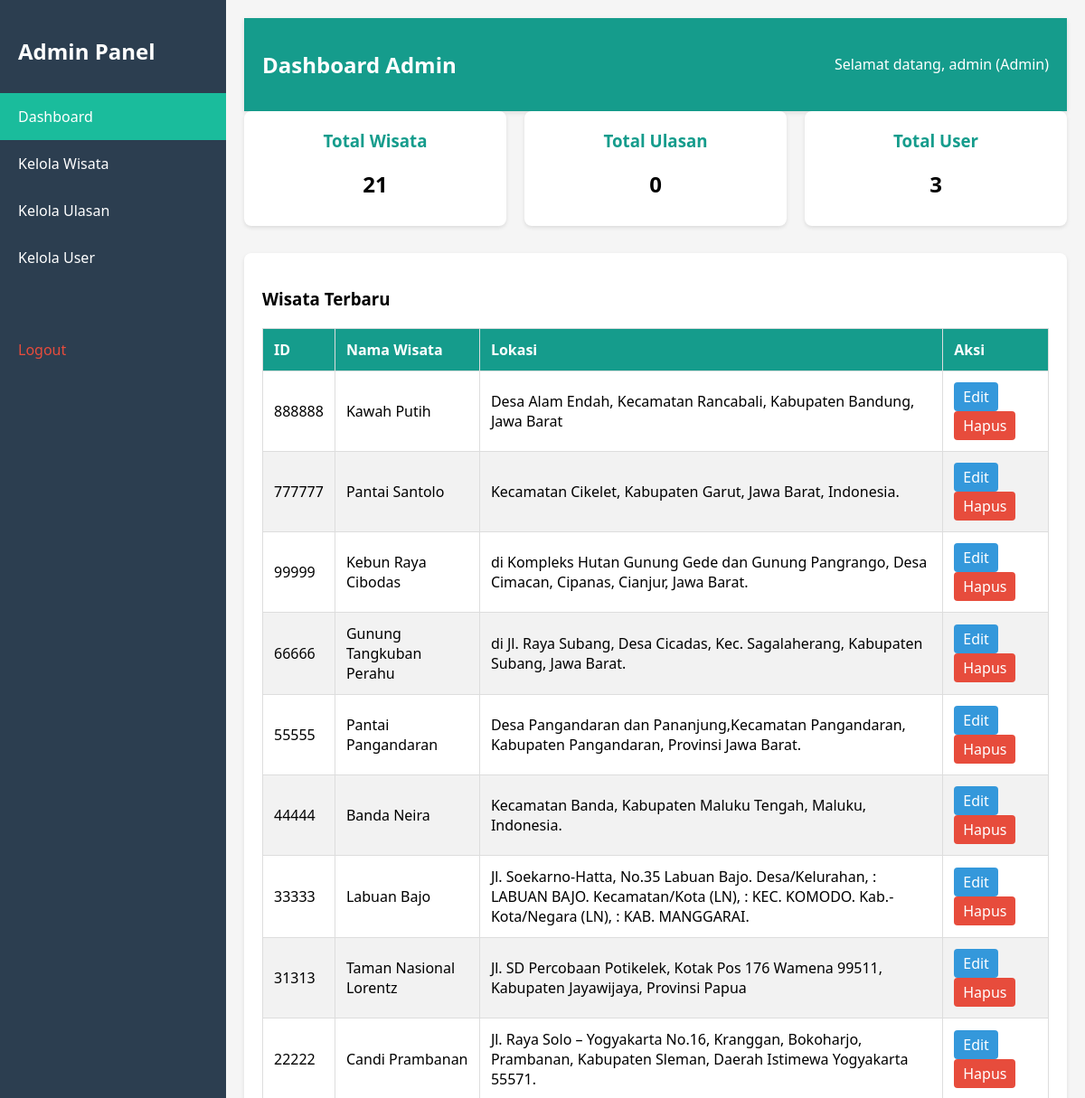
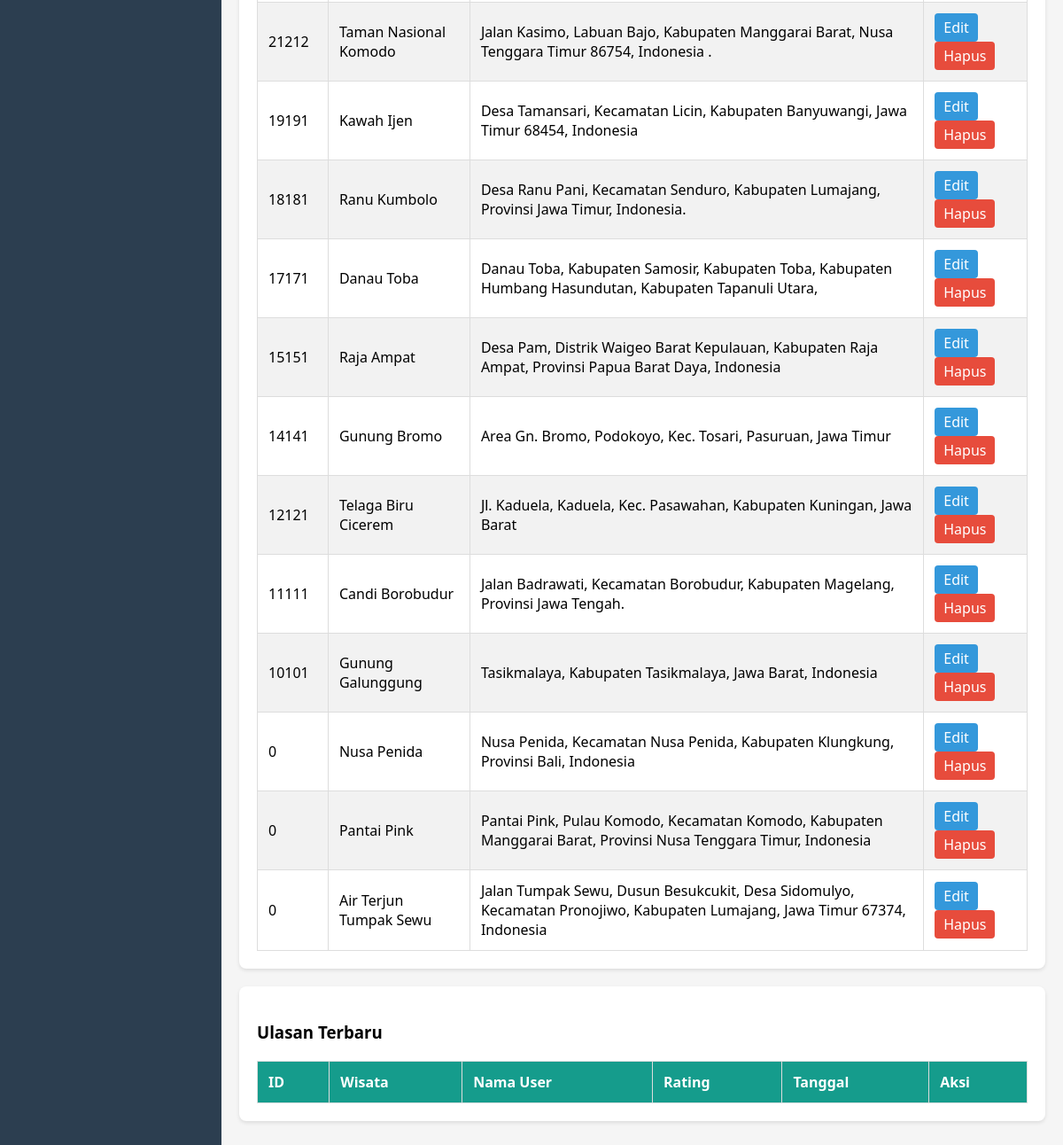
Page /admin/dashboard.php (signed in) on the committed database (2 pictures, top to bottom).
### tables this page shows
CREATE TABLE `wisata` (
  `id_wisata` int(11) NOT NULL,
  `nama_wisata` varchar(255) NOT NULL,
  `lokasi_wisata` varchar(255) NOT NULL,
  `gambar_wisata` varchar(255) NOT NULL,
  `deskripsi_wisata` varchar(1000) NOT NULL
);

### admin/dashboard.php (the view, shortened to what this page needs)
<?php
include '../db.php';
$queryWisata = "SELECT * FROM wisata ORDER BY id_wisata DESC";
$resultWisata = mysqli_query($conn, $queryWisata);
$queryCount = "SELECT
                (SELECT COUNT(*) FROM wisata) as total_wisata,
                (SELECT COUNT(*) FROM ulasan) as total_ulasan,
                (SELECT COUNT(*) FROM users) as total_users";
$resultCount = mysqli_query($conn, $queryCount);
$countData = mysqli_fetch_assoc($resultCount);
?>
<!DOCTYPE html>
<html>
<head>
</head>
<body>
    <div class="sidebar">
        <h2 style="padding: 0 20px; margin-bottom: 30px;">Admin Panel</h2>
        <a href="dashboard.php" class="active">Dashboard</a>
        <a href="manage_wisata.php">Kelola Wisata</a>
        <a href="manage_ulasan.php">Kelola Ulasan</a>
        <a href="manage_users.php">Kelola User</a>
        <a href="../logout.php" style="margin-top: 50px; color: #e74c3c;">Logout</a>
    </div>
    <div class="main-content">
        <div class="header">
            <h2>Dashboard Admin</h2>
            <div>Selamat datang, <?= htmlspecialchars($_SESSION['username']) ?> (Admin)</div>
        </div>
        <div class="stats-container">
            <div class="stat-card">
                <h3>Total Wisata</h3>
                <p><?= $countData['total_wisata'] ?></p>
            </div>
            <div class="stat-card">
                <h3>Total Ulasan</h3>
                <p><?= $countData['total_ulasan'] ?></p>
            </div>
            <div class="stat-card">
                <h3>Total User</h3>
                <p><?= $countData['total_users'] ?></p>
            </div>
        </div>
        <div class="card">
            <h3>Wisata Terbaru</h3>
            <table>
                <thead>
                    <tr>
                        <th>ID</th>
                        <th>Nama Wisata</th>
                        <th>Lokasi</th>
                        <th>Aksi</th>
                    </tr>
                </thead>
                <tbody>
                    <?php while($row = mysqli_fetch_assoc($resultWisata)): ?>
                    <tr>
                        <td><?= $row['id_wisata'] ?></td>
                        <td><?= htmlspecialchars($row['nama_wisata']) ?></td>
                        <td><?= htmlspecialchars($row['lokasi_wisata']) ?></td>
                        <td>
                            <a href="edit_wisata.php?id=<?= $row['id_wisata'] ?>" class="action-btn edit-btn">Edit</a>
                            <a href="delete_wisata.php?id=<?= $row['id_wisata'] ?>" class="action-btn delete-btn" onclick="return confirm('Yakin ingin menghapus?')">Hapus</a>
                        </td>
                    </tr>
                    <?php endwhile; ?>
                </tbody>
            </table>
        </div>
        <div class="card">
            <h3>Ulasan Terbaru</h3>
            <table>
                <thead>
                    <tr>
                        <th>ID</th>
                        <th>Wisata</th>
                        <th>Nama User</th>
                        <th>Rating</th>
                        <th>Tanggal</th>
                        <th>Aksi</th>
                    </tr>
                </thead>
            </table>
        </div>
    </div>
</body>
</html>

### admin/dashboard.php (style rules this page uses)
body { font-family: 'Segoe UI', sans-serif; margin: 0; padding: 0; background-color: #f5f5f5; }
.header { background-color: #159c8c; color: white; padding: 15px 20px; display: flex; justify-content: space-between; align-items: center; box-shadow: 0 2px 5px rgba(0,0,0,0.1); }
.sidebar { width: 250px; background-color: #2c3e50; color: white; position: fixed; height: 100%; padding-top: 20px; }
.sidebar a { display: block; color: white; padding: 15px 20px; text-decoration: none; transition: 0.3s; }
.sidebar a.active { background-color: #1abc9c; }
.main-content { margin-left: 250px; padding: 20px; }
.card { background: white; border-radius: 8px; padding: 20px; margin-bottom: 20px; box-shadow: 0 2px 4px rgba(0,0,0,0.1); }
.stats-container { display: grid; grid-template-columns: repeat(3, 1fr); gap: 20px; margin-bottom: 30px; }
.stat-card { background: white; border-radius: 8px; padding: 20px; text-align: center; box-shadow: 0 2px 4px rgba(0,0,0,0.1); }
.stat-card h3 { margin-top: 0; color: #159c8c; }
.stat-card p { font-size: 24px; font-weight: bold; margin: 10px 0; }
table { width: 100%; border-collapse: collapse; margin-top: 20px; }
table, th, td { border: 1px solid #ddd; }
th, td { padding: 12px; text-align: left; }
th { background-color: #159c8c; color: white; }
tr:nth-child(even) { background-color: #f2f2f2; }
.action-btn { padding: 5px 10px; border: none; border-radius: 4px; cursor: pointer; margin-right: 5px; text-decoration: none; display: inline-block; }
.edit-btn { background-color: #3498db; color: white; }
.delete-btn { background-color: #e74c3c; color: white; }

### rows in the picture
wisata: id_wisata "888888", nama_wisata "Kawah Putih", lokasi_wisata "Desa Alam Endah, Kecamatan Rancabali, Kabupaten Bandung, Jawa Barat"
wisata: id_wisata "777777", nama_wisata "Pantai Santolo", lokasi_wisata "Kecamatan Cikelet, Kabupaten Garut, Jawa Barat, Indonesia."
wisata: id_wisata "99999", nama_wisata "Kebun Raya Cibodas", lokasi_wisata "di Kompleks Hutan Gunung Gede dan Gunung Pangrango, Desa Cimacan, Cipanas, Cianjur, Jawa Barat."
wisata: id_wisata "66666", nama_wisata "Gunung Tangkuban Perahu", lokasi_wisata "di Jl. Raya Subang, Desa Cicadas, Kec. Sagalaherang, Kabupaten Subang, Jawa Barat."
wisata: id_wisata "55555", nama_wisata "Pantai Pangandaran", lokasi_wisata "Desa Pangandaran dan Pananjung,Kecamatan Pangandaran, Kabupaten Pangandaran, Provinsi Jawa Barat."
wisata: id_wisata "44444", nama_wisata "Banda Neira", lokasi_wisata "Kecamatan Banda, Kabupaten Maluku Tengah, Maluku, Indonesia."
wisata: id_wisata "33333", nama_wisata "Labuan Bajo", lokasi_wisata "Jl. Soekarno-Hatta, No.35 Labuan Bajo. Desa/Kelurahan, : LABUAN BAJO. Kecamatan/Kota (LN), : KEC. KOMODO. Kab.-Kota/Negara (LN), : KAB. MANGGARAI."
wisata: id_wisata "31313", nama_wisata "Taman Nasional Lorentz", lokasi_wisata "Jl. SD Percobaan Potikelek, Kotak Pos 176 Wamena 99511, Kabupaten Jayawijaya, Provinsi Papua"
wisata: id_wisata "22222", nama_wisata "Candi Prambanan", lokasi_wisata "Jl. Raya Solo – Yogyakarta No.16, Kranggan, Bokoharjo, Prambanan, Kabupaten Sleman, Daerah Istimewa Yogyakarta 55571."
wisata: id_wisata "21212", nama_wisata "Taman Nasional Komodo", lokasi_wisata "Jalan Kasimo, Labuan Bajo, Kabupaten Manggarai Barat, Nusa Tenggara Timur 86754, Indonesia ."
wisata: id_wisata "19191", nama_wisata "Kawah Ijen", lokasi_wisata "Desa Tamansari, Kecamatan Licin, Kabupaten Banyuwangi, Jawa Timur 68454, Indonesia"
wisata: id_wisata "18181", nama_wisata "Ranu Kumbolo", lokasi_wisata "Desa Ranu Pani, Kecamatan Senduro, Kabupaten Lumajang, Provinsi Jawa Timur, Indonesia."
wisata: id_wisata "17171", nama_wisata "Danau Toba", lokasi_wisata "Danau Toba, Kabupaten Samosir, Kabupaten Toba, Kabupaten Humbang Hasundutan, Kabupaten Tapanuli Utara,"
wisata: id_wisata "15151", nama_wisata "Raja Ampat", lokasi_wisata "Desa Pam, Distrik Waigeo Barat Kepulauan, Kabupaten Raja Ampat, Provinsi Papua Barat Daya, Indonesia"
wisata: id_wisata "14141", nama_wisata "Gunung Bromo", lokasi_wisata "Area Gn. Bromo, Podokoyo, Kec. Tosari, Pasuruan, Jawa Timur"
wisata: id_wisata "12121", nama_wisata "Telaga Biru Cicerem", lokasi_wisata "Jl. Kaduela, Kaduela, Kec. Pasawahan, Kabupaten Kuningan, Jawa Barat"
wisata: id_wisata "11111", nama_wisata "Candi Borobudur", lokasi_wisata "Jalan Badrawati, Kecamatan Borobudur, Kabupaten Magelang, Provinsi Jawa Tengah."
wisata: id_wisata "10101", nama_wisata "Gunung Galunggung", lokasi_wisata "Tasikmalaya, Kabupaten Tasikmalaya, Jawa Barat, Indonesia"
wisata: id_wisata "0", nama_wisata "Nusa Penida", lokasi_wisata "Nusa Penida, Kecamatan Nusa Penida, Kabupaten Klungkung, Provinsi Bali, Indonesia"
wisata: id_wisata "0", nama_wisata "Pantai Pink", lokasi_wisata "Pantai Pink, Pulau Komodo, Kecamatan Komodo, Kabupaten Manggarai Barat, Provinsi Nusa Tenggara Timur, Indonesia"
wisata: id_wisata "0", nama_wisata "Air Terjun Tumpak Sewu", lokasi_wisata "Jalan Tumpak Sewu, Dusun Besukcukit, Desa Sidomulyo, Kecamatan Pronojiwo, Kabupaten Lumajang, Jawa Timur 67374, Indonesia"

### other values in the picture
$_SESSION['username'] "admin"
$countData['total_wisata'] "21"
$countData['total_ulasan'] "0"
$countData['total_users'] "3"
